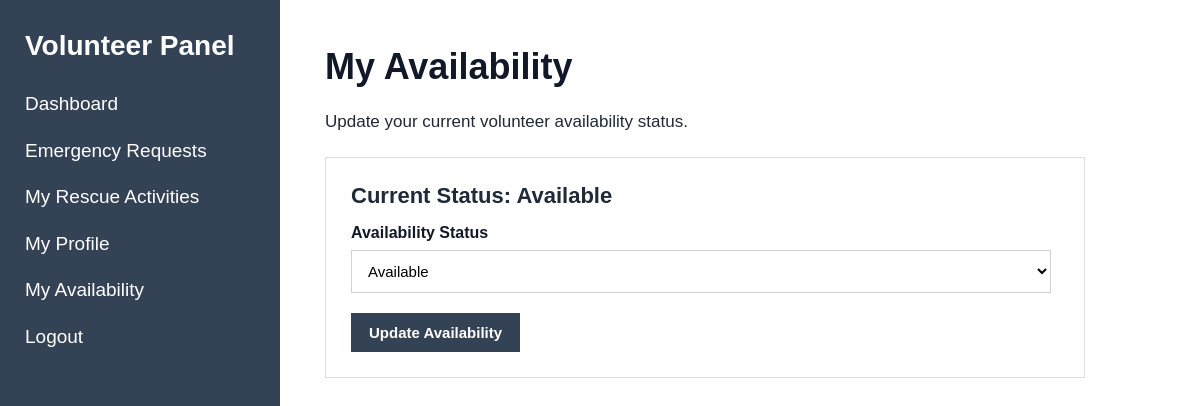
The page /index.php?page=volunteer-availability (signed in) on the database as committed earlier.
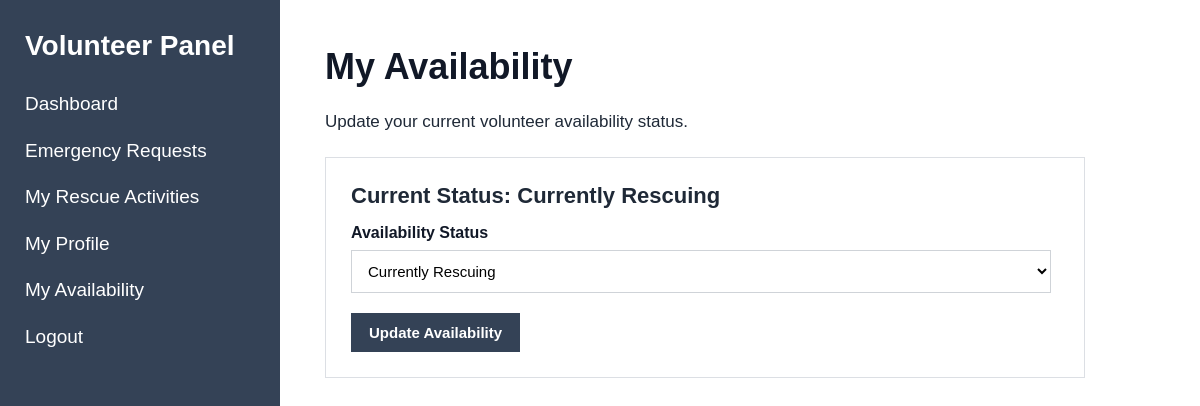
The same page on the database as committed later.
### tables this page shows
CREATE TABLE `volunteer_profiles` (
  `id` int(11) NOT NULL,
  `user_id` int(11) NOT NULL,
  `address` varchar(255) DEFAULT NULL,
  `blood_group` varchar(10) DEFAULT NULL,
  `experience` varchar(255) DEFAULT NULL,
  `skills` text DEFAULT NULL,
  `emergency_contact` varchar(100) DEFAULT NULL,
  `availability_status` enum('available','unavailable','currently_rescuing') NOT NULL DEFAULT 'available',
  `created_at` timestamp NOT NULL DEFAULT current_timestamp(),
  `updated_at` timestamp NOT NULL DEFAULT current_timestamp() ON UPDATE current_timestamp()
);

### models/VolunteerModel.php (called while the page is built, shortened)
<?php
function getVolunteerAvailability($conn, $volunteer_id)
{
    $sql = "SELECT availability_status
            FROM volunteer_profiles
            WHERE user_id = ?";
    $stmt = mysqli_prepare($conn, $sql);
    mysqli_stmt_bind_param(
        $stmt,
        "i",
        $volunteer_id
    );
    mysqli_stmt_execute($stmt);
    $result = mysqli_stmt_get_result($stmt);
    $profile = mysqli_fetch_assoc($result);
    return $profile;
}

### views/volunteer/availability.php (the view, shortened to what this page needs)
<?php
require_once "views/partials/header.php";
require_once "views/partials/sidebar.php";
require_once "models/VolunteerModel.php";
$volunteer_id = $_SESSION['user']['id'];
$profile = getVolunteerAvailability(
    $conn,
    $volunteer_id
);
$current_status =
    $profile['availability_status'] ?? 'available';
?>
<div class="content">
    <h1>My Availability</h1>
    <p>
        Update your current volunteer availability status.
    </p>
    <div class="card">
        <h3>
            Current Status:
            <span id="availabilityText">
                <?php
                echo htmlspecialchars(
                    ucwords(
                        str_replace(
                            '_',
                            ' ',
                            $current_status
                        )
                    )
                );
                ?>
            </span>
        </h3>
        <form method="POST">
            <div>
                <label for="availability_status">
                    Availability Status
                </label>
                <select
                    name="availability_status"
                    id="availability_status"
                    required
                >
                    <option
                        value="available"
                        <?php
                        echo $current_status === 'available'
                            ? 'selected'
                            : '';
                        ?>
                    >
                        Available
                    </option>
                    <option
                        value="currently_rescuing"
                        <?php
                        echo $current_status === 'currently_rescuing'
                            ? 'selected'
                            : '';
                        ?>
                    >
                        Currently Rescuing
                    </option>
                </select>
            </div>
            <button type="submit">
                Update Availability
            </button>
        </form>
    </div>
</div>
<?php require_once "views/partials/footer.php"; ?>

Rows that differ between the two databases and show on the page:
added volunteer_profiles: availability_status "Currently Rescuing"
Other text that changed with them:
form field availability_status: "Available" → (not shown)
text no longer shown: "Available"
